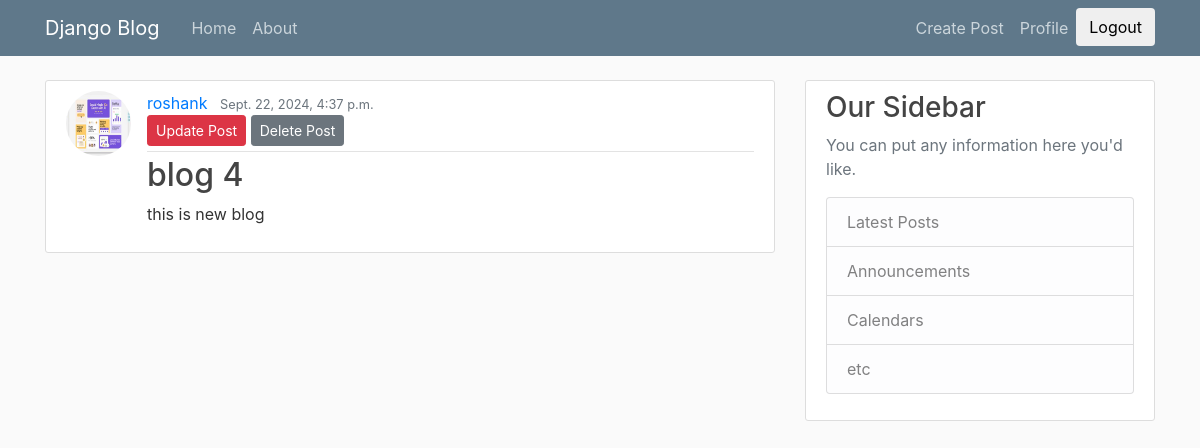
The app's page /blog/5/ (signed in) with its own data.
### blog/models.py (models this page shows, shortened)
class Post(models.Model):
    title = models.CharField(max_length=150)
    author = models.ForeignKey(User, on_delete=models.CASCADE)
    content = models.TextField()
    date_posted = models.DateTimeField(default=timezone.now)

### users/models.py (models this page shows, shortened)
class Profile(models.Model):
    user = models.OneToOneField(User, on_delete=models.CASCADE)
    image = models.ImageField(default='default.jpg', upload_to='profile_pics')

### blog/views.py (the view)
# urls.py: path('<int:pk>/',PostDetailView.as_view(), name='post-detail'),
class PostDetailView(LoginRequiredMixin, DetailView):
    model = Post

### blog/templates/blog/post_detail.html
{% extends "blog/base.html" %} {% block content%}
<article class="media content-section">
  <img
    class="rounded-circle article-img"
    src="{{object.author.profile.image.url}}"
  />
  <div class="media-body">
    <div class="article-metadata">
      <a class="mr-2" href="{% url 'profile' %}">{{ object.author }}</a>
      <small class="text-muted">{{ object.date_posted }}</small>
      {% if object.author == user %}
      <div>
      <a class="btn btn-danger btn-sm mb-1" href="{% url 'update-post' object.id %}">Update Post</a>
      <a class="btn btn-secondary btn-sm mb-1" href="{% url 'delete-post' object.id %}">Delete Post</a>
      </div>
      {% endif %}
    </div>
    <h2 class="article-title"> {{ object.title }}</a></h2>
    <p class="article-content">{{ object.content }}</p>
  </div>
</article>
{% endblock content%}

### blog/static/blog/main.css (style rules this page uses)
body { background: #fafafa; color: #333333; margin-top: 5rem; }
h1, h2, h3, h4, h5, h6 { color: #444444; }
.content-section { background: #ffffff; padding: 10px 20px; border: 1px solid #dddddd; border-radius: 3px; margin-bottom: 20px; }
.article-title { color: #444444; }
.article-content { white-space: pre-line; }
.article-img { height: 65px; width: 65px; margin-right: 16px; }
.article-metadata { padding-bottom: 1px; margin-bottom: 4px; border-bottom: 1px solid #e3e3e3; }

### records on screen
Post: author.profile.image (picture), author "roshank", date_posted "Sept. 22, 2024, 4:37 p.m.", title "blog 4", content "this is new blog"
